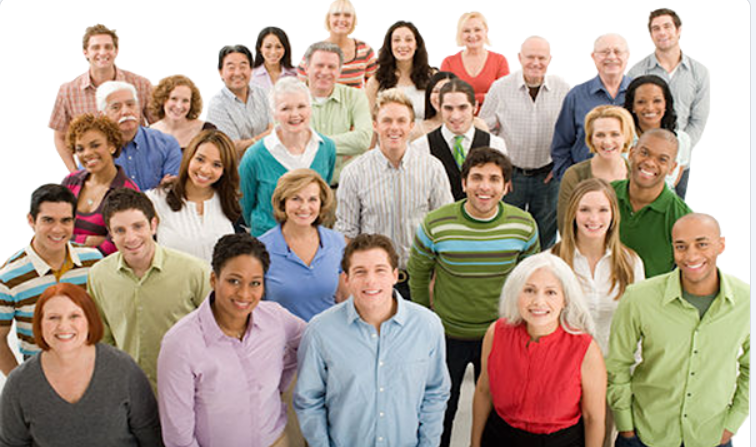
#> input picture people.png, 756 x 447 px
$ python 5b.py
#> lines starting #> are read from the running program, lines starting #| are printed output that depends on the picture; after the words box and inside, x2 and y2 are one past the last pixel; in counts of white or black regions, pixels touching at a corner belong together
"""Identification of face using opencv library """

import numpy as np
import cv2

face_cascade = cv2.CascadeClassifier('haarcascade_frontalface_default.xml')
img = cv2.imread('people.png')
#> img is the input picture: shape (447, 756, 3); mean B, G, R 147.7, 161.2, 177.2

gray = cv2.cvtColor(img, cv2.COLOR_BGR2GRAY)
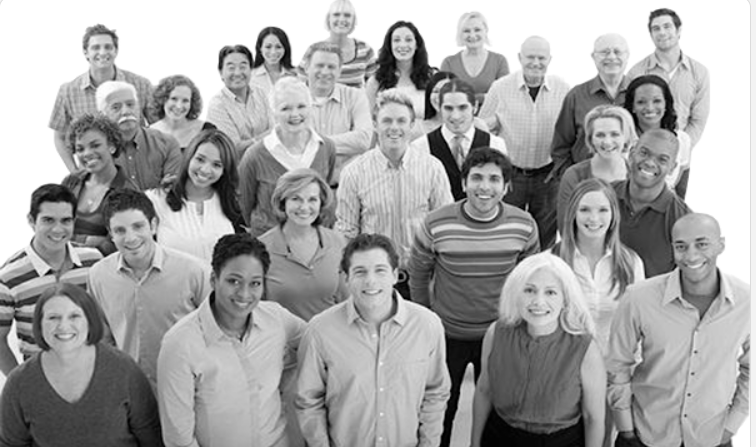
#> gray: shape (447, 756); min 0, max 255, mean 164.4
faces = face_cascade.detectMultiScale(gray, 1.1, 5)
#> faces = 23 rows, first 6: [646, 15, 33, 33], [259, 35, 29, 29], [387, 27, 33, 33], [520, 45, 31, 31], [164, 88, 31, 31], [83, 33, 39, 39]

for (x, y, w, h) in faces:
    cv2.rectangle(img, (x, y), (x + w, y + h), (255, 0, 0), 2)
    roi_gray = gray[y:y + h, x:x + w]
    roi_color = img[y:y + h, x:x + w]
#> this loop made 23 passes
#> (x, y, w, h) on passes 1 to 12: (646, 15, 33, 33), (259, 35, 29, 29), (387, 27, 33, 33), (520, 45, 31, 31), (164, 88, 31, 31), (83, 33, 39, 39), (219, 53, 36, 36), (308, 54, 34, 34), (629, 85, 42, 42), (433, 91, 45, 45), (371, 104, 44, 44), (587, 119, 42, 42)
#> pass 1, `roi_gray = gray[y:y + h, x:x + w]`:
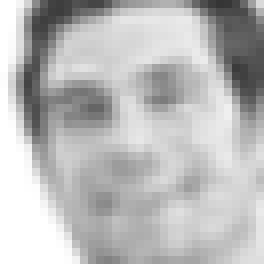
#> roi_gray: shape (33, 33) (shown 8 times larger); min 53, max 255, mean 186.5
#> pass 1, `roi_color = img[y:y + h, x:x + w]`:
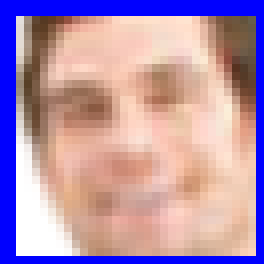
#> roi_color: shape (33, 33, 3) (shown 8 times larger); mean B, G, R 174.2, 145.5, 178.6
#> pass 2, `roi_gray = gray[y:y + h, x:x + w]`:
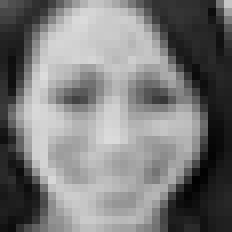
#> roi_gray: shape (29, 29) (shown 8 times larger); min 1, max 220, mean 123.2
#> pass 2, `roi_color = img[y:y + h, x:x + w]`:
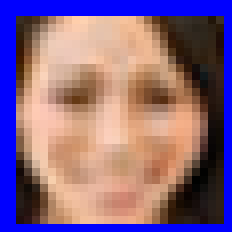
#> roi_color: shape (29, 29, 3) (shown 8 times larger); mean B, G, R 131.6, 101.4, 134.1
#> after the loop:
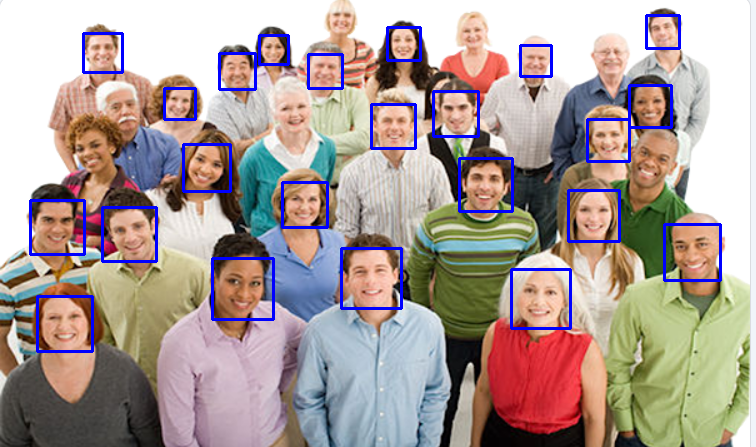
#> img: shape (447, 756, 3); 3.64% of pixels changed, all inside (x1, y1, x2, y2) = (29, 14, 722, 353)

cv2.imshow('Detected Faces', img)
cv2.waitKey(0)
cv2.destroyAllWindows()

"""Using open cv library of Neural Networks, faces are detected."""
